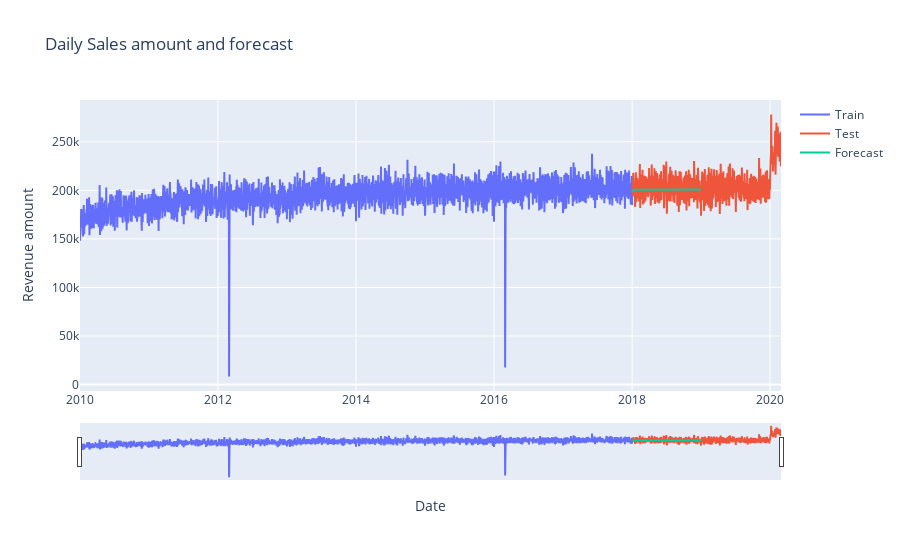

The code cell stored with this chart in its notebook:
### Code cell
plot_forecast(train_df['total_amount'], test_df['total_amount'], arima_forecast_series)

### Figure 1 — Plotly figure (JSON) as saved in the notebook; plotly's stock layout.template omitted (floating-point values rounded to 4 significant figures; data arrays with more than 128 entries replaced by an {"elided": "..."} marker saying what was removed)
{"data": [{"mode": "lines", "name": "Train", "type": "scatter", "x": {"elided": "2923 str values"}, "y": {"elided": "2923 float values"}}, {"mode": "lines", "name": "Test", "type": "scatter", "x": {"elided": "788 str values"}, "y": {"elided": "788 float values"}}, {"mode": "lines", "name": "Forecast", "type": "scatter", "x": {"elided": "365 str values"}, "y": {"elided": "365 float values"}}], "layout": {"title": {"text": "Daily Sales amount and forecast"}, "xaxis": {"rangeslider": {"visible": true}, "title": {"text": "Date"}}, "yaxis": {"title": {"text": "Revenue amount"}}}}
